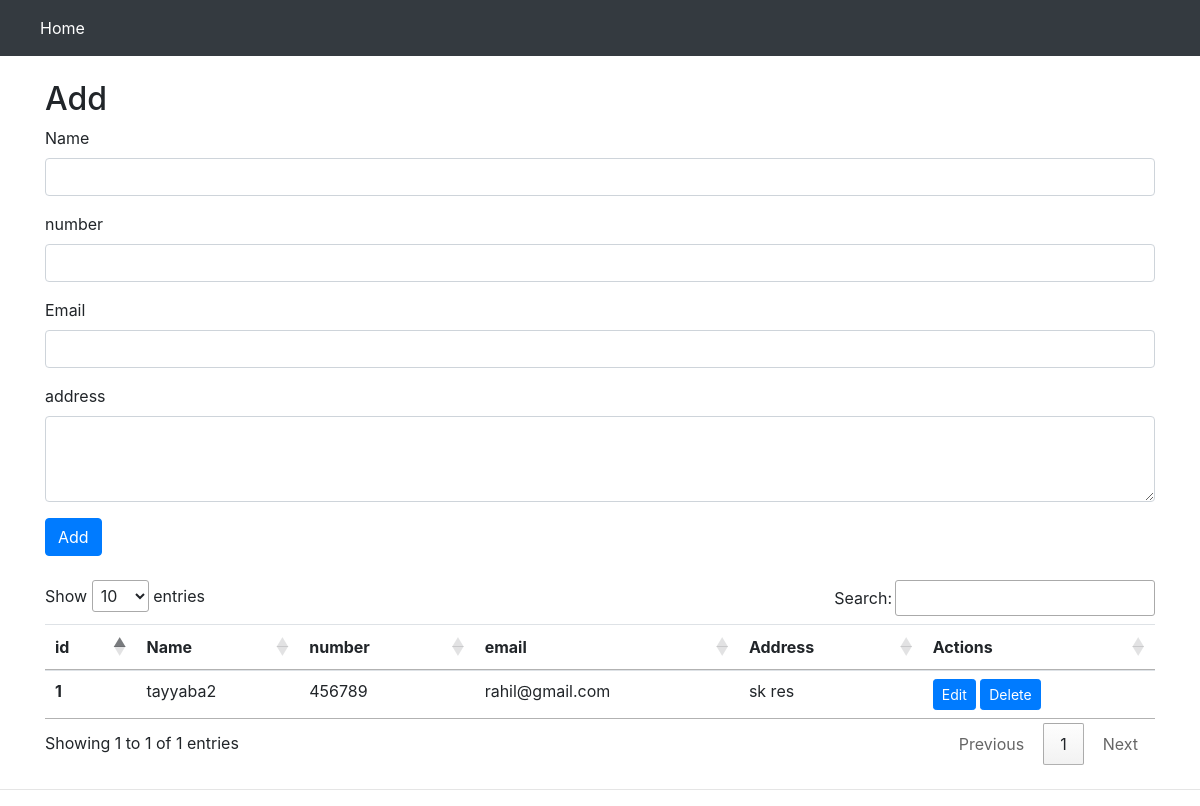
The app's page /ESMS/admin/emp_crud.php with its own data.
### tables this page shows
CREATE TABLE `employee` (
  `id` int(50) NOT NULL,
  `name` varchar(100) NOT NULL,
  `ph_no` int(20) NOT NULL,
  `email` varchar(100) NOT NULL,
  `address` varchar(200) NOT NULL
);

### ESMS/admin/emp_crud.php (the view, shortened to what this page needs)
<?php
$servername = "localhost";
$username = "root";
$password = "";
$database = "esms_main";
$conn = mysqli_connect($servername, $username, $password, $database);
?>
<!doctype html>
<html lang="en">
<head>
  <link rel="stylesheet" href="https://stackpath.bootstrapcdn.com/bootstrap/4.4.1/css/bootstrap.min.css"
>
  <link rel="stylesheet" href="//cdn.datatables.net/1.10.20/css/jquery.dataTables.min.css">
</head>
<body>
  <nav class="navbar navbar-expand-lg navbar-dark bg-dark">
    <div class="collapse navbar-collapse" id="navbarSupportedContent">
      <ul class="navbar-nav mr-auto">
        <li class="nav-item active">
          <a class="nav-link" href="crud.php">Home </a>
        </li>
      </ul>
    </div>
  </nav>
  <div class="container my-4">
    <h2>Add</h2>
    <form action="emp_crud.php" method="POST">
      <div class="form-group">
        <label for="title">Name</label>
        <input type="text" class="form-control" id="name" name="name" aria-describedby="emailHelp">
      </div>
	   <div class="form-group">
        <label for="title"> number</label>
        <input type=" number" class="form-control" id="number" name="ph_no" aria-describedby="emailHelp">
      </div>
	   <div class="form-group">
        <label for="title">Email</label>
        <input type="email" class="form-control" id="email" name="email" aria-describedby="emailHelp">
      </div>
      <div class="form-group">
        <label for="desc">address</label>
        <textarea class="form-control" id="address" name="address" rows="3"></textarea>
      </div>
      <button type="submit" class="btn btn-primary">Add</button>
    </form>
  </div>
  <div class="container my-4">
    <table class="table" id="myTable">
      <thead>
        <tr>
          <th scope="col">id</th>
          <th scope="col">Name</th>
          <th scope="col">number</th>
		  <th scope="col">email</th>
		  <th scope="col">Address</th>
          <th scope="col">Actions</th>
        </tr>
      </thead>
      <tbody>
        <?php
          $sql = "SELECT * FROM employee";
          $result = mysqli_query($conn, $sql);
		   if ($result) {
          $id = 0;
          while($row = mysqli_fetch_assoc($result)){
            $id = $id + 1;
            echo "<tr>
            <th scope='row'>". $id . "</th>
            <td>". $row['name'] . "</td>
            <td>". $row['ph_no'] . "</td>
			<td>". $row['email'] . "</td>
			<td>". $row['address'] . "</td>
            <td> <button class='edit btn btn-sm btn-primary' id=".$row['id'].">Edit</button>
			<button class='delete btn btn-sm btn-primary' id=d".$row['id'].">Delete</button>  </td>
          </tr>";
		   } }
          ?>
      </tbody>
    </table>
  </div>
  <hr>
</body>
</html>

### records on screen
employee: name "tayyaba2", ph_no "456789", email "rahil@gmail.com", address "sk res"
